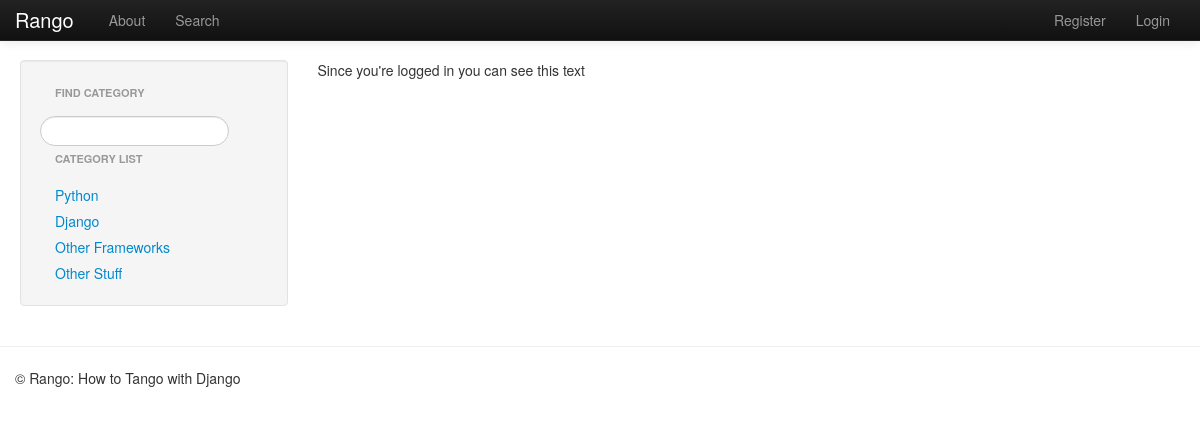
The page /rango/restricted/ (signed in) on the database its author committed.
### rango/models.py (models this page shows, shortened)
class Category(models.Model):
    name = models.CharField(max_length=128, unique=True)
    views = models.IntegerField(default=0)
    likes = models.IntegerField(default=0)

### rango/views.py (the view)
@login_required
def restricted(request):
    category_list = get_category_list()
    context_dict = {'categories': category_list,}
    return render_to_response('rango/restricted.html', context_dict)

### rango/views.py (called while the page is built)
def encode_url(category_name):
    return category_name.replace(' ', '_')

def get_category_list(max_results=0, starts_with=''):
    category_list = []
    if starts_with:
        category_list = Category.objects.filter(name__istartswith=starts_with)
    else:
        category_list = Category.objects.all()
    if max_results > 0:
        if len(category_list) > max_results:
            category_list = category_list[:max_results]
    for category in category_list:
        category.url = encode_url(category.name)
    return category_list

### templates/rango/restricted.html (shortened to what this page needs)
<!DOCTYPE html>
{% extends 'rango/base.html' %}
{% load static %}
    {% block body_block %}
        <p>
            Since you're logged in you can see this text
        </p>
    {% endblock %}

### templates/rango/category_list.html
{% if categories %}
    <ul class="nav nav-list">
    {% for category in categories %}
        <li><a href="/rango/category/{{ category.url }}">{{ category.name }}</a></li>
    {% endfor %}
    </ul>
{% else %}
    <strong>No categories at present</strong>
{% endif %}

### rows shown on the page
Category: name "Python"
Category: name "Django"
Category: name "Other Frameworks"
Category: name "Other Stuff"
